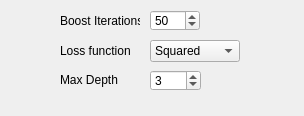
<?xml version="1.0" encoding="UTF-8"?>
<ui version="4.0">
 <class>ParametersGBRegress</class>
 <widget class="QWidget" name="ParametersGBRegress">
  <property name="geometry">
   <rect>
    <x>0</x>
    <y>0</y>
    <width>304</width>
    <height>116</height>
   </rect>
  </property>
  <property name="windowTitle">
   <string>Form</string>
  </property>
  <widget class="QComboBox" name="boostLossType">
   <property name="geometry">
    <rect>
     <x>150</x>
     <y>40</y>
     <width>90</width>
     <height>22</height>
    </rect>
   </property>
   <property name="font">
    <font>
     <pointsize>9</pointsize>
    </font>
   </property>
   <property name="toolTip">
    <string>Type of loss function used for train each decision tree</string>
   </property>
   <item>
    <property name="text">
     <string>Squared</string>
    </property>
   </item>
   <item>
    <property name="text">
     <string>Absolute</string>
    </property>
   </item>
   <item>
    <property name="text">
     <string>Huber</string>
    </property>
   </item>
  </widget>
  <widget class="QLabel" name="label_13">
   <property name="geometry">
    <rect>
     <x>60</x>
     <y>10</y>
     <width>80</width>
     <height>21</height>
    </rect>
   </property>
   <property name="font">
    <font>
     <pointsize>9</pointsize>
    </font>
   </property>
   <property name="text">
    <string>Boost Iterations</string>
   </property>
  </widget>
  <widget class="QLabel" name="label_19">
   <property name="geometry">
    <rect>
     <x>60</x>
     <y>70</y>
     <width>80</width>
     <height>20</height>
    </rect>
   </property>
   <property name="font">
    <font>
     <pointsize>9</pointsize>
    </font>
   </property>
   <property name="text">
    <string>Max Depth</string>
   </property>
  </widget>
  <widget class="QLabel" name="label_23">
   <property name="geometry">
    <rect>
     <x>60</x>
     <y>40</y>
     <width>80</width>
     <height>21</height>
    </rect>
   </property>
   <property name="font">
    <font>
     <pointsize>9</pointsize>
    </font>
   </property>
   <property name="text">
    <string>Loss function</string>
   </property>
  </widget>
  <widget class="QSpinBox" name="boostTreeDepths">
   <property name="geometry">
    <rect>
     <x>150</x>
     <y>70</y>
     <width>51</width>
     <height>21</height>
    </rect>
   </property>
   <property name="font">
    <font>
     <pointsize>9</pointsize>
    </font>
   </property>
   <property name="toolTip">
    <string>Max number of depth of each decision tree</string>
   </property>
   <property name="minimum">
    <number>1</number>
   </property>
   <property name="maximum">
    <number>100</number>
   </property>
   <property name="value">
    <number>3</number>
   </property>
  </widget>
  <widget class="QSpinBox" name="boostIters">
   <property name="geometry">
    <rect>
     <x>150</x>
     <y>10</y>
     <width>50</width>
     <height>21</height>
    </rect>
   </property>
   <property name="font">
    <font>
     <pointsize>9</pointsize>
    </font>
   </property>
   <property name="toolTip">
    <string>Number of decision trees ( in other words number of boosting iterations) </string>
   </property>
   <property name="minimum">
    <number>1</number>
   </property>
   <property name="maximum">
    <number>1000</number>
   </property>
   <property name="singleStep">
    <number>1</number>
   </property>
   <property name="value">
    <number>50</number>
   </property>
  </widget>
 </widget>
 <resources/>
 <connections/>
</ui>
